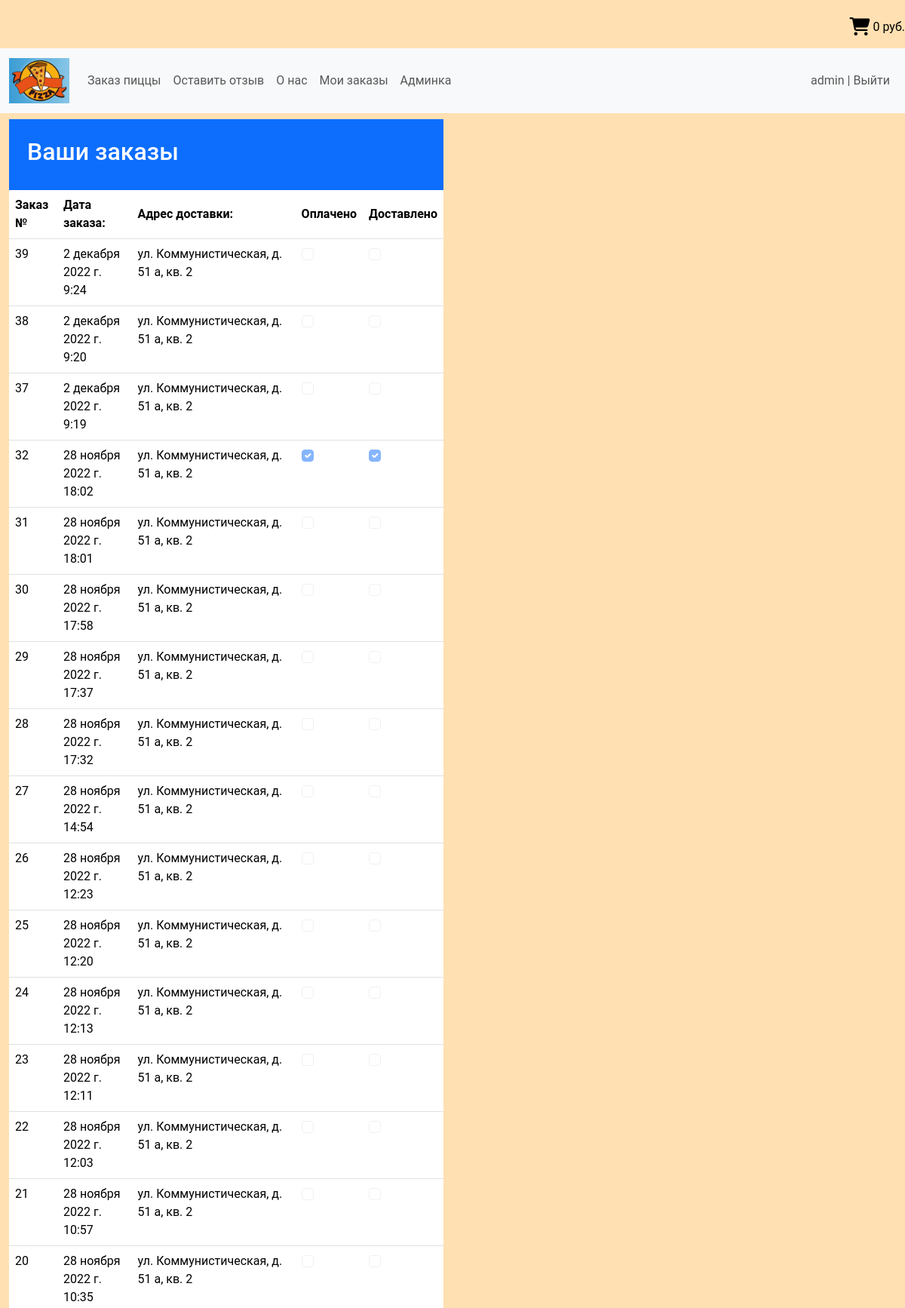
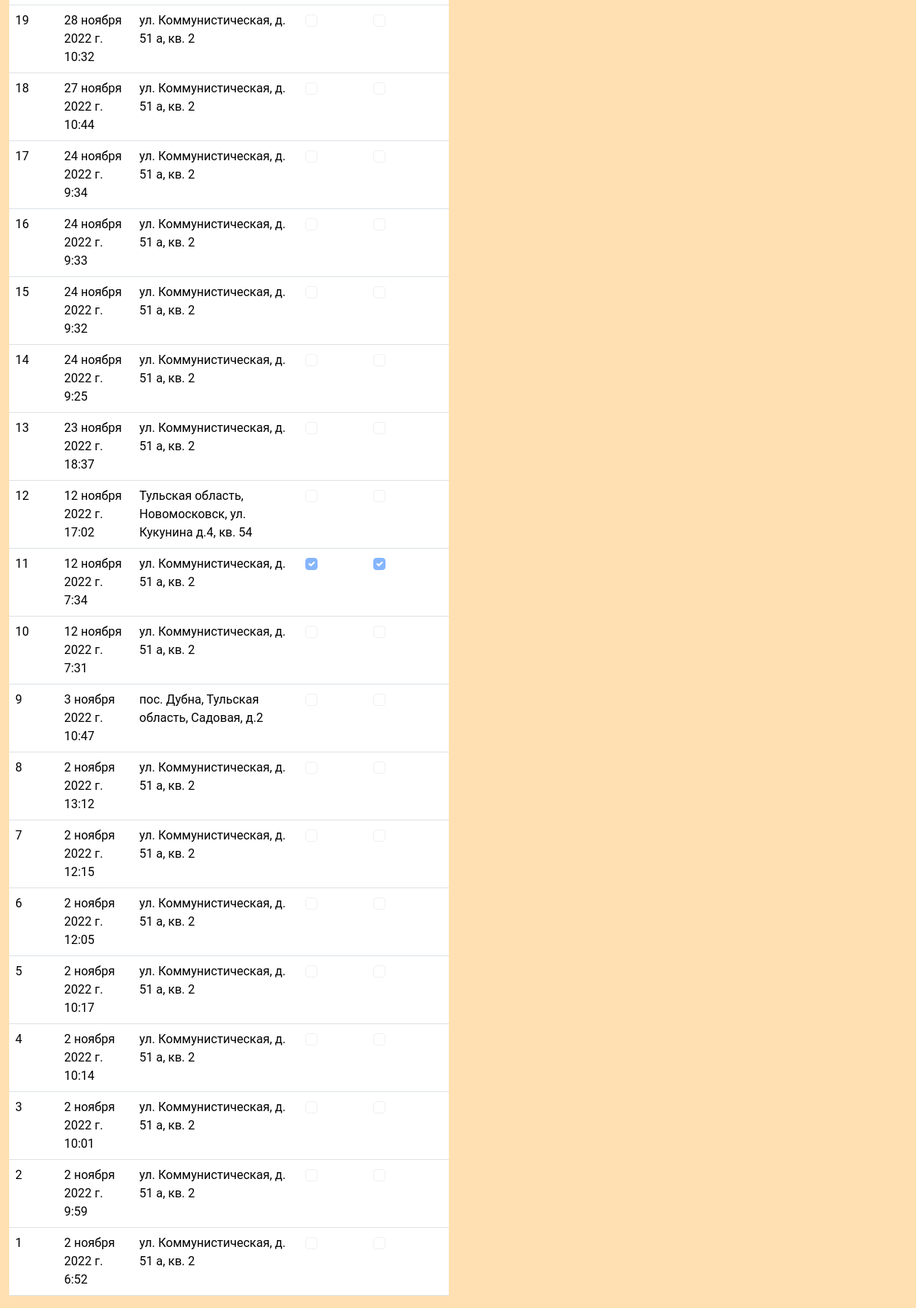
Page /orders/myorders/ (signed in) on the committed database (2 pictures, top to bottom).
### orders/models.py (models this page shows, shortened)
class Order(models.Model):
    first_name = models.CharField(max_length=50, verbose_name='Имя')
    last_name = models.CharField(max_length=50, verbose_name='Фамилия')
    email = models.EmailField(verbose_name='e-mail')
    address = models.CharField(max_length=250, verbose_name='Адрес доставки')
    postal_code = models.CharField(max_length=20, verbose_name='Почтовый индекс', blank=True)
    city = models.CharField(max_length=100, verbose_name='Город', blank=True)
    created = models.DateTimeField(auto_now_add=True, verbose_name='Заказ создан')
    updated = models.DateTimeField(auto_now=True, verbose_name='Заказ дополнен')
    paid = models.BooleanField(default=False, verbose_name='Оплачено')
    username = models.CharField(max_length=50, default='admin', verbose_name='Логин')
    delivered = models.BooleanField(default=False, verbose_name='Доставлен')
    class Meta:
        ordering = ('-created',)

### orders/views.py (the view)
# urls.py: path('myorders/', views.my_orders.as_view(), name='my_orders'),
class my_orders(ListView):
    model = Order
    template_name = 'orders/my_orders.html'
    context_object_name = 'users_orders'    # как данные будут называться в html
    def get_context_data(self, *, object_list=None, **kwargs):
        context = super().get_context_data(**kwargs)    # получаем уже сформированный контекст
        context['user1'] = self.request.user
        context['title'] = 'Ваши заказы'
        return context
    def get_queryset(self):
        username_ = self.request.user
        return Order.objects.filter(username=username_)

### cart/cart.py (called while the page is built)
    def __len__(self):
        return sum(item['quantity'] for item in self.cart.values())

### cart/context_processors.py (called while the page is built)
def cart(request):
    return {'cart': Cart(request)}

### orders/templates/orders/my_orders.html (shortened to what this page needs)
{% extends 'base.html' %}
{% block content %}
    <div class="container-fluid">
        <div class="row">
            <div class = "col-xl-6 col-lg-9 col-md-12 col-sm-12">
                <div class="text-bg-primary p-4">
                    <h2>Ваши заказы</h2>
                </div>
                <table class="table">
                    <thead>
                        <tr>
                          <th scope="col">Заказ №</th>
                          <th scope="col">Дата заказа:</th>
                          <th scope="col">Адрес доставки:</th>
                          <th scope="col">Оплачено</th>
                          <th scope="col">Доставлено</th>
                        </tr>
                    </thead>
                    <tbody>
                        {% for item in users_orders %}
                            <tr>
                                <td> {{ item.pk }} </td>
                                <td> {{ item.created }} </td>
                                <td> {{ item.address }} </td>
                                <td>
                                    <div class="form-check">
                                        {% if item.paid %}
                                            <input class="form-check-input" type="checkbox" value="" checked disabled>
                                        {% else %}
                                            <input class="form-check-input" type="checkbox" value="" disabled>
                                        {% endif %}
                                    </div>
                                </td>
                                <td>
                                    <div class="form-check">
                                        {% if item.delivered %}
                                            <input class="form-check-input" type="checkbox" value="" checked disabled>
                                        {% else %}
                                            <input class="form-check-input" type="checkbox" value="" disabled>
                                        {% endif %}
                                    </div>
                                </td>
                            </tr>
                        {% endfor %}
                    </tbody>
                </table>
            </div>
        </div>
    </div>
{% endblock %}

### templates/base.html (shortened to what this page needs)
<!doctype html>
{% load static %}
<html lang="ru">
<head>
    <link rel="stylesheet" href="{% static 'bootstrap/css/bootstrap.min.css' %}">
    <link rel="stylesheet" href="{% static 'css/style.css' %}">
</head>
<body link="White">
<div align="right" class="cart">
    {% with total_items=cart|length %}
    {% if cart|length > 0 %}
    <br>
    <p>
        <a href="#" data-bs-toggle="modal" data-bs-target="#modal-cart">
            <i class="fa-solid fa-cart-shopping fa-xl"></i>
        </a>
        {{ cart.get_total_price }} руб.
    </p>
    <div class="modal fade" id="modal-cart" tabindex="-1" aria-labelledby="exampleModalLabel" aria-hidden="true">
        <div class="modal-dialog modal-xl">
            <div class="modal-content">
                <div class="modal-header">
                    <h1 class="modal-title fs-5" id="exampleModalLabel">Ваша корзина</h1>
                    <button type="button" class="btn-close" data-bs-dismiss="modal" aria-label="Close"></button>
                </div>
                <div class="modal-body">
                    <table class="table">
                        <thead>
                        <tr>
                            <th scope="col">Фото</th>
                            <th scope="col">Наименование продукта</th>
                            <th scope="col">Количество</th>
                            <th scope="col">Цена продукта</th>
                            <th scope="col">Итоговая цена</th>
                        </tr>
                        </thead>
                        <tbody>
                        {% for item in cart %}
                        {% with product=item.product %}
                        <tr>
                            <td scope="row">
                                <a href="{{ product.get_absolute_url }}">
                                    <img src="{% if product.photo.url %}{{ product.photo.url }}{% else %}{% static 'photo/no_image.png' %}{% endif %}"
                                         width="100" height="100">
                                </a>
                            </td>
                            <td> {{ product.name }}</td>
                            <td>
                                {{item.quantity}}
                            </td>
                            <td class="num"> {{ item.price }}руб.</td>
                            <td class="num"> {{ item.total_price }}руб.</td>
                        </tr>
                        {% endwith %}
                        {% endfor %}
                        <tr class="total">
                            <td>Total</td>
                            <td colspan="3"></td>
                            <td class="num"> {{ cart.get_total_price }}руб.</td>
                        </tr>
                        </tbody>
                    </table>
                </div>
                <div class="modal-footer d-flex justify-content-center">
                    <a class="btn btn-primary" href="{% url 'list' %}" role="button">Продолжить покупки</a>
                    <a class="btn btn-primary" href="{% url 'cart_detail' %}" role="button">Оформить заказ</a>
                </div>
            </div>
        </div>
    </div>
    {% else %}
    <br>
    <p><i class="fa-solid fa-cart-shopping fa-xl"></i> 0 руб.</p>
    {% endif %}
    {% endwith %}
</div>
{% include 'inc/_nav.html' %}
{% block content %} {% endblock %}
</body>
</html>

### templates/inc/_nav.html (shortened to what this page needs)
 <nav class="navbar navbar-expand-lg bg-light">
  <div class="container-fluid">
    <a class="navbar-brand" href="{% url 'home' %}" ><img src={{os.path}}"/media/photos/Logo.jpg" width=100% height="60px" alt="Пиццерия 4 сыра"></a>
    <div class="collapse navbar-collapse" id="navbarSupportedContent">
      <ul class="navbar-nav me-auto mb-2 mb-lg-0">
        <li class="nav-item"> <a class="nav-link" aria-current="page" href="{% url 'list' %}">Заказ пиццы</a> </li>
        <li class="nav-item"> <a class="nav-link" href="{% url 'add_feedback' %}">Оставить отзыв</a> </li>
        <li class="nav-item"> <a class="nav-link" href="{% url 'contacts' %}">О нас</a> </li>
        {% if request.user.is_authenticated %}
          <li class="nav-item"> <a class="nav-link" href="{% url 'my_orders' %}">Мои заказы</a> </li>
          {% if request.user.username == 'admin' %}
            <li class="nav-item"> <a class="nav-link" href="/admin/">Админка</a> </li>
          {% endif %}
        {% endif %}
      </ul>
      <ul class="navbar-nav ms-auto mb-2 mb-lg-0">
        {% if request.user.is_authenticated %}
          <li class="nav-item"> <a class="nav-link" href="{% url 'logout' %}">{{user.username}} | Выйти</a></li>
        {% else %}
          <li class="nav-item"> <a class="nav-link" href="{% url 'login' %}">Войти</a> </li>
          <li class="nav-item"> <a class="nav-link" href="{% url 'register' %}">Регистрация</a> </li>
        {% endif %}
      </ul>
    </div>
  </div>
</nav>

### mypizza/static/css/style.css (style rules this page uses)
html { font-size:16px; }
body { font-family: 'Roboto', sans-serif; background-color: #ffe0b2; font-size:16px; font-weight:400; color:#000; min-weight:320px; }
img { max-width: 100%; max-height:100%; }
.table th { vertical-align: middle; }

### rows in the picture
Order: pk "39", created "2 декабря 2022 г. 9:24", address "ул. Коммунистическая, д. 51 а, кв. 2"
Order: pk "38", created "2 декабря 2022 г. 9:20", address "ул. Коммунистическая, д. 51 а, кв. 2"
Order: pk "37", created "2 декабря 2022 г. 9:19", address "ул. Коммунистическая, д. 51 а, кв. 2"
Order: pk "32", created "28 ноября 2022 г. 18:02", address "ул. Коммунистическая, д. 51 а, кв. 2"
Order: pk "31", created "28 ноября 2022 г. 18:01", address "ул. Коммунистическая, д. 51 а, кв. 2"
Order: pk "30", created "28 ноября 2022 г. 17:58", address "ул. Коммунистическая, д. 51 а, кв. 2"
Order: pk "29", created "28 ноября 2022 г. 17:37", address "ул. Коммунистическая, д. 51 а, кв. 2"
Order: pk "28", created "28 ноября 2022 г. 17:32", address "ул. Коммунистическая, д. 51 а, кв. 2"
Order: pk "27", created "28 ноября 2022 г. 14:54", address "ул. Коммунистическая, д. 51 а, кв. 2"
Order: pk "26", created "28 ноября 2022 г. 12:23", address "ул. Коммунистическая, д. 51 а, кв. 2"
Order: pk "25", created "28 ноября 2022 г. 12:20", address "ул. Коммунистическая, д. 51 а, кв. 2"
Order: pk "24", created "28 ноября 2022 г. 12:13", address "ул. Коммунистическая, д. 51 а, кв. 2"
Order: pk "23", created "28 ноября 2022 г. 12:11", address "ул. Коммунистическая, д. 51 а, кв. 2"
Order: pk "22", created "28 ноября 2022 г. 12:03", address "ул. Коммунистическая, д. 51 а, кв. 2"
Order: pk "21", created "28 ноября 2022 г. 10:57", address "ул. Коммунистическая, д. 51 а, кв. 2"
Order: pk "20", created "28 ноября 2022 г. 10:35", address "ул. Коммунистическая, д. 51 а, кв. 2"
Order: pk "19", created "28 ноября 2022 г. 10:32", address "ул. Коммунистическая, д. 51 а, кв. 2"
Order: pk "18", created "27 ноября 2022 г. 10:44", address "ул. Коммунистическая, д. 51 а, кв. 2"
Order: pk "17", created "24 ноября 2022 г. 9:34", address "ул. Коммунистическая, д. 51 а, кв. 2"
Order: pk "16", created "24 ноября 2022 г. 9:33", address "ул. Коммунистическая, д. 51 а, кв. 2"
Order: pk "15", created "24 ноября 2022 г. 9:32", address "ул. Коммунистическая, д. 51 а, кв. 2"
Order: pk "14", created "24 ноября 2022 г. 9:25", address "ул. Коммунистическая, д. 51 а, кв. 2"
Order: pk "13", created "23 ноября 2022 г. 18:37", address "ул. Коммунистическая, д. 51 а, кв. 2"
Order: pk "12", created "12 ноября 2022 г. 17:02", address "Тульская область, Новомосковск, ул. Кукунина д.4, кв. 54"
Order: pk "11", created "12 ноября 2022 г. 7:34", address "ул. Коммунистическая, д. 51 а, кв. 2"
Order: pk "10", created "12 ноября 2022 г. 7:31", address "ул. Коммунистическая, д. 51 а, кв. 2"
Order: pk "9", created "3 ноября 2022 г. 10:47", address "пос. Дубна, Тульская область, Садовая, д.2"
Order: pk "8", created "2 ноября 2022 г. 13:12", address "ул. Коммунистическая, д. 51 а, кв. 2"
Order: pk "7", created "2 ноября 2022 г. 12:15", address "ул. Коммунистическая, д. 51 а, кв. 2"
Order: pk "6", created "2 ноября 2022 г. 12:05", address "ул. Коммунистическая, д. 51 а, кв. 2"
Order: pk "5", created "2 ноября 2022 г. 10:17", address "ул. Коммунистическая, д. 51 а, кв. 2"
Order: pk "4", created "2 ноября 2022 г. 10:14", address "ул. Коммунистическая, д. 51 а, кв. 2"
Order: pk "3", created "2 ноября 2022 г. 10:01", address "ул. Коммунистическая, д. 51 а, кв. 2"
Order: pk "2", created "2 ноября 2022 г. 9:59", address "ул. Коммунистическая, д. 51 а, кв. 2"
Order: pk "1", created "2 ноября 2022 г. 6:52", address "ул. Коммунистическая, д. 51 а, кв. 2"

### other values in the picture
{{ user.username }} "admin"
